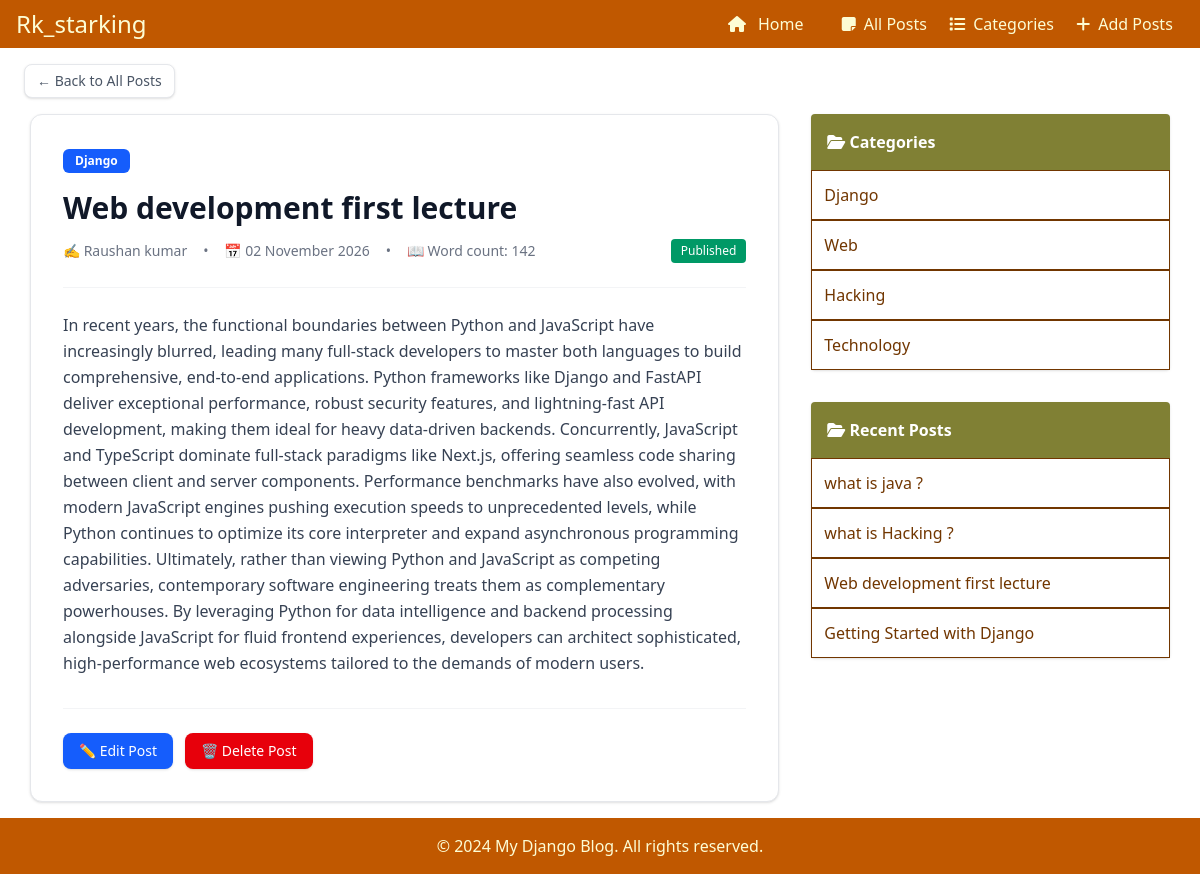
The page /post/starting-with-html/ on the database as committed earlier.
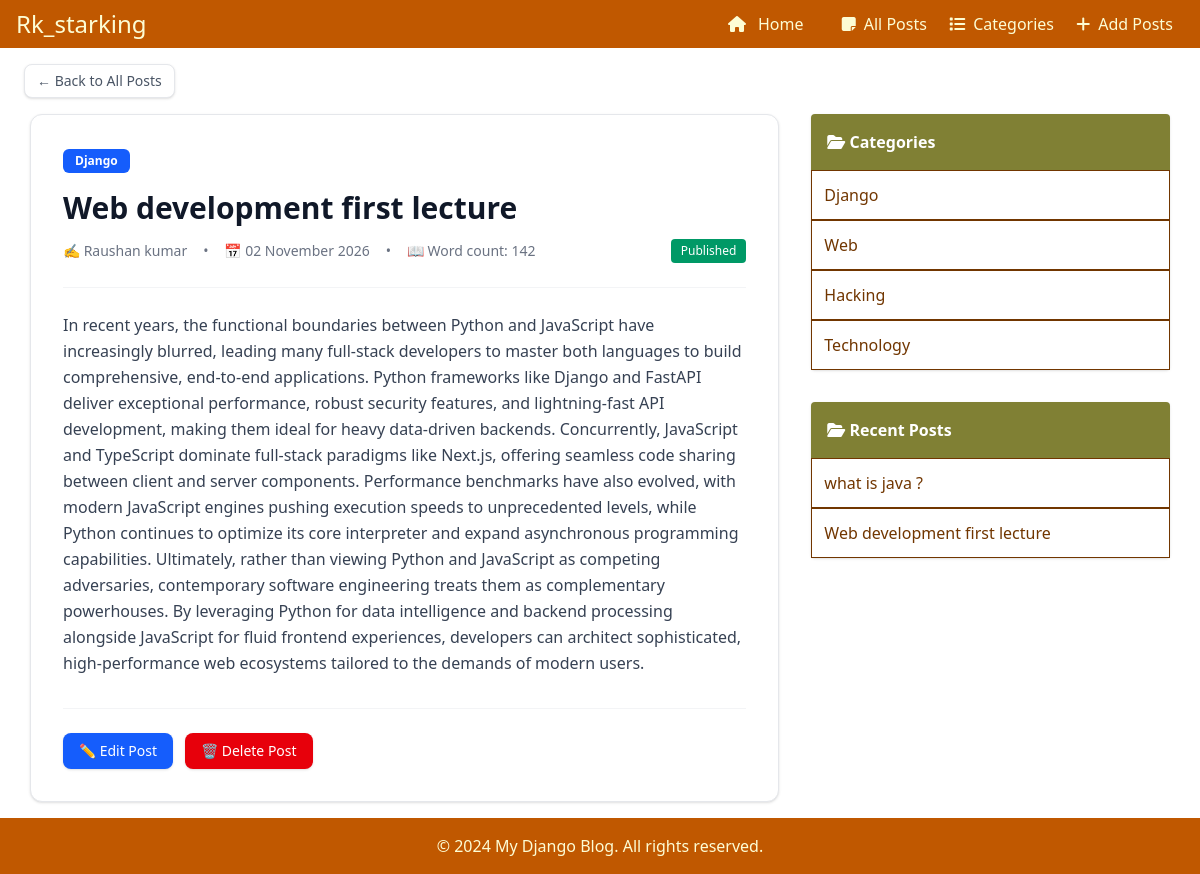
The same page on the database as committed later.
### app1/models.py (models this page shows, shortened)
class Category(models.Model):
    name = models.CharField(max_length=100, unique=True)
    description = models.CharField(max_length=255, blank=True, null=True)
    icon = models.CharField(max_length=100, blank=True, null=True)
    def __str__(self):
        return self.name

class BlogPost(models.Model):
    STATUS_CHOICES = [
        ('Draft', 'Draft'),
        ('Published', 'Published'),
    ]
    title = models.CharField(max_length=200)
    slug = models.SlugField(unique=True, max_length=250)
    category = models.ForeignKey(Category, on_delete=models.CASCADE, related_name='posts')
    author_name = models.CharField(max_length=100)
    content = models.TextField()
    status = models.CharField(max_length=20, choices=STATUS_CHOICES, default='Published')
    created_at = models.DateTimeField(auto_now_add=True)

### app1/views.py (the view)
# urls.py: path('post/<slug:slug>/', views.blog_post_detail, name='blog_post_detail'),
def blog_post_detail(request, slug):
    post = BlogPost.objects.get(slug=slug)
    categories = Category.objects.all()
    posts = BlogPost.objects.filter(status='Published').order_by('-created_at')[:5]
    return render(request, 'blog_detail.html', {'blog': post, 'categories': categories, 'posts': posts})

### app1/templates/blog_detail.html (shortened to what this page needs)
{% extends 'base.html' %}
{% block content %}
    <div class="my-4 mx-6">
        <a href="{% url 'all_posts' %}" class="inline-flex items-center text-sm font-medium text-gray-600 bg-white border border-gray-200 px-3 py-1.5 rounded-lg shadow-sm hover:bg-gray-50 transition">
            &larr; Back to All Posts
        </a>
    </div>
    <div class="grid grid-cols-1 mb-4 w-95/100 mx-auto lg:grid-cols-3 gap-8">
        <div class="lg:col-span-2 bg-white rounded-xl border border-gray-200 shadow-sm p-6 sm:p-8 flex flex-col justify-between">
            <div>
                <span class="inline-block px-3 py-1 text-xs font-semibold text-white bg-blue-600 rounded-md mb-4">
                    {{ blog.category }}
                </span>
                <h1 class="text-3xl font-extrabold text-gray-900 mb-3 leading-tight">
                    {{ blog.title }}
                </h1>
                <div class="flex flex-wrap items-center text-xs sm:text-sm text-gray-500 mb-6 pb-6 border-b border-gray-100 gap-y-2 gap-x-4">
                    <span class="flex items-center gap-1">✍️ {{ blog.author_name }}</span>
                    <span>&bull;</span>
                    <span class="flex items-center gap-1">📅 {{ blog.created_at|date:"d F Y" }}</span>
                    <span>&bull;</span>
                    <span class="flex items-center gap-1">📖 Word count: {{ blog.content|wordcount }}</span>
                    {% if blog.status == 'Published' %}
                        <span class="ml-auto px-2.5 py-1 text-xs font-medium text-white bg-emerald-600 rounded">Published</span>
                    {% else %}
                        <span class="ml-auto px-2.5 py-1 text-xs font-medium text-gray-900 bg-amber-400 rounded">Draft</span>
                    {% endif %}
                </div>
                <div class="prose max-w-none text-gray-700 space-y-4 leading-relaxed text-base">
                    {{ blog.content|linebreaks }}
                </div>
            </div>
            <div class="mt-8 pt-6 border-t border-gray-100 flex items-center gap-3">
                <a href="{% url 'update_post' blog.slug %}" class="bg-blue-600 hover:bg-blue-700 text-white px-4 py-2 rounded-lg text-sm font-medium flex items-center gap-2 shadow transition">
                    ✏️ Edit Post
                </a>
                <a href="{% url 'delete_post' blog.slug %}" class="bg-red-600 hover:bg-red-700 text-white px-4 py-2 rounded-lg text-sm font-medium flex items-center gap-2 shadow transition">
                    🗑️ Delete Post
                </a>
            </div>
        </div>
        <aside class="w-full">
            <section class="mb-8 w-full h-auto bg-[#808034] pt-4 rounded shadow">
                <h3 class="text-1.5xl font-bold mb-4 text-white mx-4"><i class="fa-solid fa-folder-open"></i> Categories</h3>
            <ul class="list-disc list-inside">
                {% for category in categories %}
                    <li style="list-style:none;" class="bg-white w-full p-3 border border-[#713600]"><a href="{% url 'category_posts' category.id %}" class="text-[#713600] hover:underline">{{ category}}</a></li>
                {% empty %}
                    <li>No categories available.</li>
                {% endfor %}
            </ul>
            </section>
            <section class="mb-8 w-full h-auto bg-[#808034] pt-4 rounded shadow">
                <h3 class="text-1.5xl font-bold mb-4 text-white mx-4"><i class="fa-solid fa-folder-open"></i> Recent Posts</h3>
            <ul class="list-disc list-inside">
                {% for post in posts %}
                    <li style="list-style:none;" class="bg-white w-full p-3 border border-[#713600]"><a href="{% url 'blog_post_detail' post.slug %}" class="text-[#713600] hover:underline">{{ post.title}}</a></li>
                {% empty %}
                    <li>No recent posts available.</li>
                {% endfor %}
            </ul>
            </section>
        </aside>
    </div>
{% endblock %}

Rows that differ between the two databases and show on the page:
removed BlogPost: title "what is Hacking ?"
removed BlogPost: title "Getting Started with Django"
